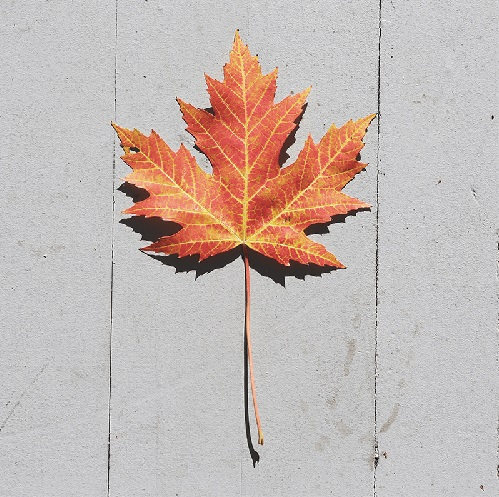
#> input picture cap05/folha.jpeg, 499 x 497 px
$ python ex08.py
#> lines starting #> are read from the running program, lines starting #| are printed output that depends on the picture
'''
    * Capítulo 05: Pré-processamento

        5.3  Transformações Geométricas
            > Ajuste de escala
'''

# Parâmetros:
    # fx: Fator de escala horizontal;
    # fy: Fator de escala vertical.
    # cv2.INTER_CUBIC: Interpolação

import cv2

imagemOriginal = cv2.imread("folha.jpeg")
#> imagemOriginal is the input picture: shape (497, 499, 3); mean B, G, R 180, 184.7, 196.9

imagemModificada = cv2.resize(
    imagemOriginal, None, fx = 0.5, fy = 0.5,
    interpolation = cv2.INTER_CUBIC
)
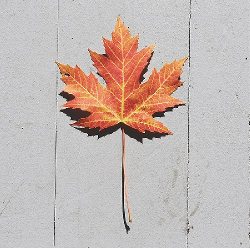
#> imagemModificada: shape (248, 250, 3); mean B, G, R 180, 184.7, 196.9

cv2.imshow("Resultado", imagemModificada)

cv2.waitKey(0)
cv2.destroyAllWindows()
